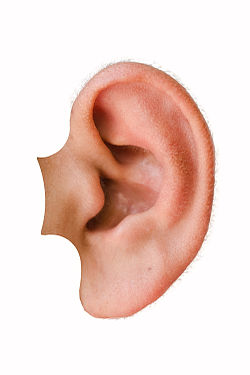
//> input picture opencv3/ch9/ch9/er2.png, 250 x 375 px
$ ./ftx_match   (built with g++ and OpenCV 4)
//> lines starting //> are read from the running program, lines starting //| are printed output that depends on the picture; after the words box and inside, x2 and y2 are one past the last pixel; in counts of white or black regions, pixels touching at a corner belong together
///形状匹配---比较两个形状或轮廓间的相似度
#include "opencv2/opencv.hpp"
using namespace cv;
#include <iostream>
using namespace std;
int main()
{
	//1.查找模版图像的轮廓
	Mat templateImg = imread("er2.png", CV_LOAD_IMAGE_COLOR);
//> templateImg is the input picture: 375 rows x 250 cols, CV_8UC3; mean B, G, R 205.4, 213, 238.5
	Mat copyImg1 = templateImg.clone();
	cvtColor(templateImg, templateImg, CV_BGR2GRAY);
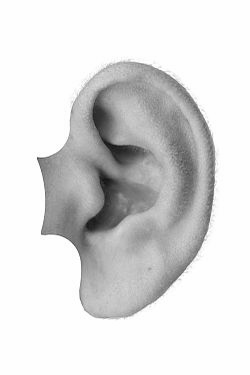
//> templateImg: 375 rows x 250 cols, CV_8UC1; min 17, max 255, mean 219.9

	Canny(templateImg, templateImg, 135, 255, 3, false);
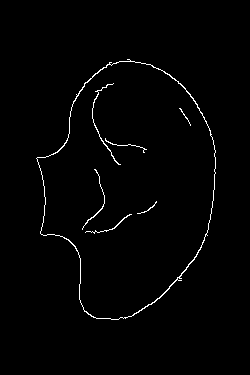
//> templateImg: 375 rows x 250 cols, CV_8UC1; 1.3% white in thin lines or dots, all inside (x1, y1, x2, y2) = (36, 59, 216, 320)
	imshow("canny detection1", templateImg);

	vector<vector<Point>> contours1;
	findContours(templateImg, contours1, CV_RETR_EXTERNAL, CV_CHAIN_APPROX_NONE);//最外层轮廓
//> contours1 = 1 contour; box (x1, y1, x2, y2) and area: (36, 59, 216, 320) 32560
	drawContours(copyImg1, contours1, -1, Scalar(0, 255, 0), 2, 8);
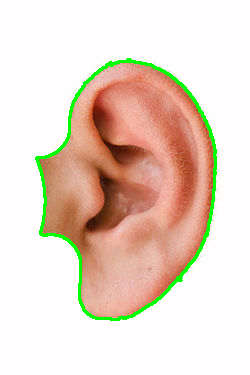
//> copyImg1: 375 rows x 250 cols, CV_8UC3; 2.64% of pixels changed, all inside (x1, y1, x2, y2) = (35, 58, 217, 321)
	//2.查找待测试图像的轮廓
	Mat testImg = imread("er4.jpg", CV_LOAD_IMAGE_COLOR);
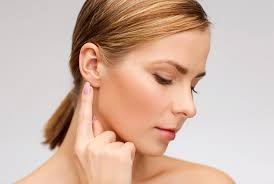
//> input picture opencv3/ch9/ch9/er4.jpg, 274 x 184 px
//> testImg is the input picture: 184 rows x 274 cols, CV_8UC3; mean B, G, R 166, 181.2, 209.6
	Mat copyImg2 = testImg.clone();
	cvtColor(testImg, testImg, CV_BGR2GRAY);
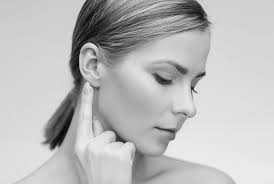
//> testImg: 184 rows x 274 cols, CV_8UC1; min 7, max 245, mean 188

	Canny(testImg, testImg, 170, 255, 3, false);
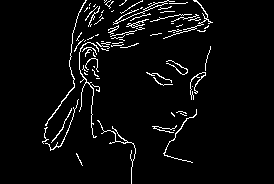
//> testImg: 184 rows x 274 cols, CV_8UC1; 4.3% white in thin lines or dots, all inside (x1, y1, x2, y2) = (42, 0, 213, 184)
	imshow("canny detection2", testImg);

	vector<vector<Point>> contours2;
	findContours(testImg, contours2, CV_RETR_EXTERNAL, CV_CHAIN_APPROX_NONE);//最外层轮廓
//> contours2 = 79 contours, 73 with area under 20; largest, box (x1, y1, x2, y2) and area: (113, 0, 175, 25) 59, (45, 0, 87, 126) 38, (126, 19, 149, 28) 30, (163, 0, 213, 39) 27, (79, 42, 99, 138) 24, (163, 109, 197, 163) 22
	//3.形状匹配---比较两个形状或轮廓间的相似度
	for (int i = 0; i < contours2.size(); i++)//遍历待测试图像的轮廓
	{
		//返回此轮廓与模版轮廓之间的相似度,a0越小越相似
		double a0 = matchShapes(contours1[0], contours2[i], CV_CONTOURS_MATCH_I1, 0);
		cout << "模版轮廓与待测试图像轮廓" << i << "的相似度:" << a0 << endl;//输出两个轮廓间的相似度
		if (a0 < 0.1)//如果此轮廓与模版轮廓的相似度小于0.1
		{
			drawContours(copyImg2, contours2, i, Scalar(0, 255, 0), 2, 8);//则在待测试图像上画出此轮廓
		}
		imshow("copyImg2", copyImg2);
		if (waitKey(0) == 27)//等待按键进行下一个轮廓，ESC则退出
		{
			cout << "ESC退出" << endl;
			break;
		}
	}
//> this loop made 79 passes; the space key is pressed
//> a0 on passes 1 to 12: 4.75, 1.8e+308, 4.52, 3.59, 4.31, 1.8e+308, 3.51, 0.585, 3.76, 4.09, 4.75, 1.8e+308
//| 模版轮廓与待测试图像轮廓0的相似度:4.74511
//| 模版轮廓与待测试图像轮廓1的相似度:1.79769e+308
//| 模版轮廓与待测试图像轮廓2的相似度:4.52484
//| 模版轮廓与待测试图像轮廓3的相似度:3.59366
//| 模版轮廓与待测试图像轮廓4的相似度:4.31149
//| 模版轮廓与待测试图像轮廓5的相似度:1.79769e+308
//| 模版轮廓与待测试图像轮廓6的相似度:3.50648
//| 模版轮廓与待测试图像轮廓7的相似度:0.585025
//> (output is shown up to pass 8 of 79)
	waitKey(0);
	return 0;
}
